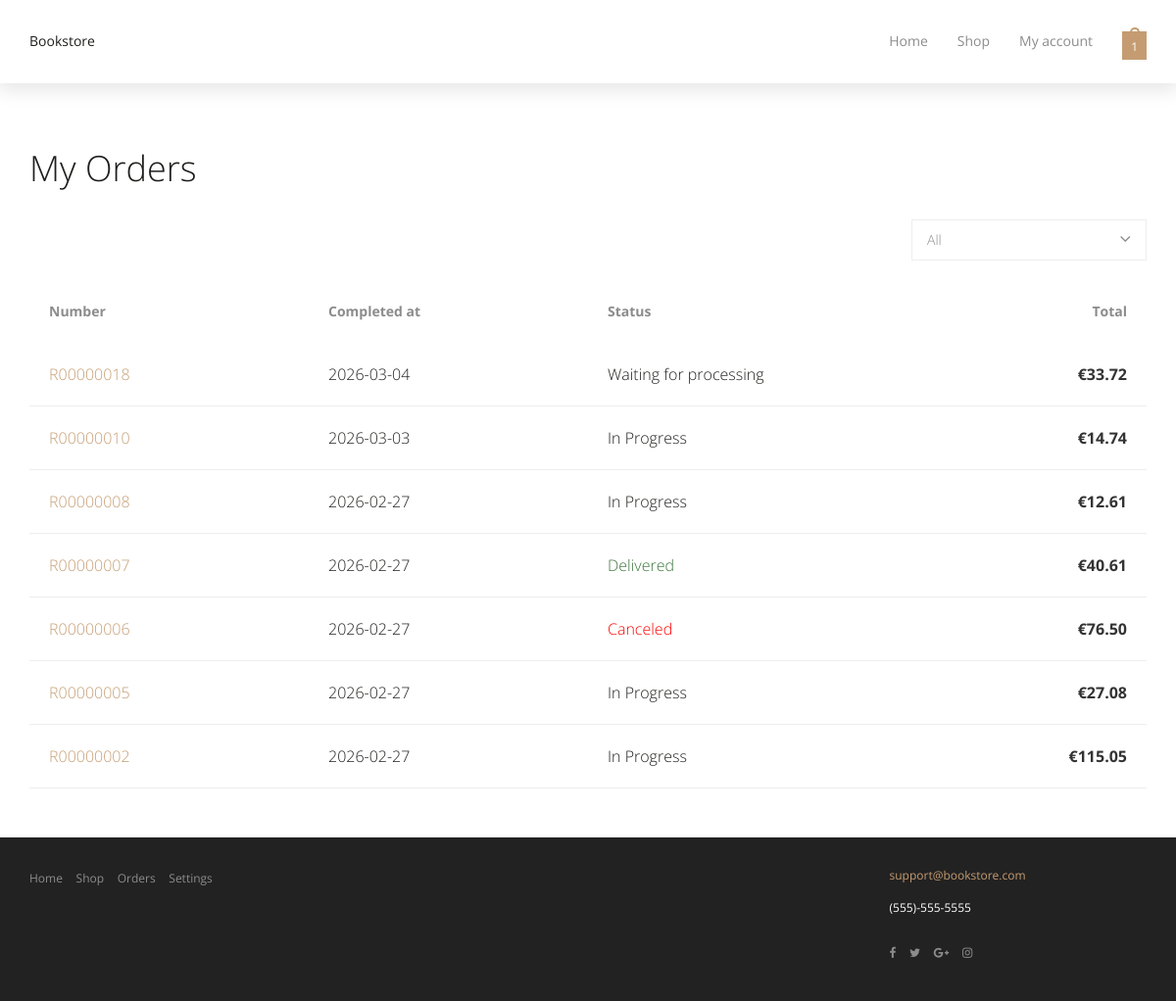
Screenshot of /orders/ (signed in) with the database file from the repository.
### shop/models.py (models this page shows, shortened)
class Order(models.Model):
    class Status(models.TextChoices):
        CART        = 'cart',        'Cart'
        IN_PROGRESS = 'in_progress', 'In Progress'
        WAITING     = 'waiting',     'Waiting for processing'
        IN_DELIVERY = 'in_delivery', 'In Delivery'
        DELIVERED   = 'delivered',   'Delivered'
        CANCELED    = 'canceled',    'Canceled'
    user = models.ForeignKey(settings.AUTH_USER_MODEL, on_delete=models.PROTECT, related_name='orders')
    status = models.CharField(max_length=20, choices=Status.choices, default=Status.CART)
    shipping_method = models.ForeignKey(
        ShippingMethod, on_delete=models.SET_NULL, null=True, blank=True, related_name="orders"
    )
    shipping_price = models.DecimalField(
        max_digits=10, decimal_places=2, validators=[MinValueValidator(0)],
        null=True, blank=True
    )
    coupon = models.ForeignKey(Coupon, null=True, blank=True, on_delete=models.SET_NULL,related_name="orders")
    discount_amount = models.DecimalField(
        max_digits=12, decimal_places=2,
        null=True, blank=True,
        default=0,
    )
    created_at = models.DateTimeField(auto_now_add=True)
    updated_at = models.DateTimeField(auto_now=True)
    ordered_at = models.DateTimeField(null=True, blank=True)
    total_amount = models.DecimalField(max_digits=12, decimal_places=2, validators=[MinValueValidator(0)], null=True, blank=True,)

### shop/views.py (the view)
# urls.py: path("orders/", views.view_orders, name="view_orders"),
@login_required
def view_orders(request):
    orders = (
        Order.objects
        .filter(user=request.user)
        .exclude(status=Order.Status.CART)
        .prefetch_related("items__book")
        .order_by("-ordered_at", "-created_at")
    )
    status_map = dict(Order.Status.choices)
    selected_status = request.GET.get("status", "").strip()
    if selected_status and selected_status in status_map:
        orders = orders.filter(status=selected_status)
    return render(request, "order/view_orders.html", {
        "orders": orders,
        "status_map": status_map,
        "selected_status": selected_status,
        "statuses": Order.Status.choices,
    })

### shop/context_processors.py (called while the page is built)
def categories(request):
    return {
        "menu_categories": Category.objects.order_by("name")
    }

def cart_quantity(request):
    if request.user.is_authenticated:
        cart = Order.objects.filter(
            user=request.user,
            status=Order.Status.CART
        ).first()
        if not cart:
            return {"cart_quantity": 0}
        total_qty = cart.items.aggregate(
            total=Sum("quantity")
        )["total"] or 0
        return {"cart_quantity": total_qty}
    cart = request.session.get("cart", {})
    return {
        "cart_quantity": sum(item["quantity"] for item in cart.values())
    }

### shop/templates/order/view_orders.html (shortened to what this page needs)
{% extends "base.html" %}
{% block content %}
<h1 class="mt-0 mb-25">My Orders</h1>
<div class="dropdowns dropdown general-order-dropdown">
    <a href="#" data-toggle="dropdown" role="button" aria-haspopup="true" aria-expanded="false"
        class="dropdown-toggle lead small">
        {% if selected_status %}
            {% for value,label in statuses %}
                {% if value == selected_status %}
                    {{ label }}
                {% endif %}
            {% endfor %}
        {% else %}
            All
        {% endif %}
        <i class="fa fa-angle-down dropdown-icon pull-right"></i></a>
</div>
<div class="hidden-xs mb-res-50">
    <table class="table table-hover">
        <thead>
            <tr>
                <th>
                    <span class="in-grey-600">Number</span>
                </th>
                <th>
                    <span class="in-grey-600">Completed at</span>
                </th>
                <th>
                    <span class="in-grey-600">Status</span>
                </th>
                <th>
                    <span class="in-grey-600">Total</span>
                </th>
            </tr>
        </thead>
        <tbody>
            {% for order in orders %}
            <tr class="clickable-row"
            data-href="{% url 'view_order_details' order.id %}">
                <td>
                    <span class="general-order-number">R{{ order.id|stringformat:"08d" }}</span>
                </td>
                <td>
                    <span class="in-grey-900 font-16 fw-300">{{ order.ordered_at|date:"Y-m-d" }}</span>
                </td>
                <td>
                    <span class="font-16 fw-300
                    {% if order.status == 'delivered' %}
                        text-success
                    {% elif order.status == 'canceled' %}
                        text-danger
                    {% else %}
                        in-grey-900
                    {% endif %}
                    ">{{ order.get_status_display }}</span>
                </td>
                <td>
                    <strong class="font-16">€{{ order.total_amount }}</strong>
                </td>
            </tr>
            {% empty %}
            <tr>
                <td colspan="4">
                    <p class="mb-0">No orders yet.</p>
                </td>
            </tr>
        {% endfor %}
    </table>
</div>
{% endblock %}

### rows the page displays
Order: id "00000018", ordered_at "2026-03-04", status "Waiting for processing", total_amount "33.72"
Order: id "00000010", ordered_at "2026-03-03", status "In Progress", total_amount "14.74"
Order: id "00000008", ordered_at "2026-02-27", status "In Progress", total_amount "12.61"
Order: id "00000007", ordered_at "2026-02-27", status "Delivered", total_amount "40.61"
Order: id "00000006", ordered_at "2026-02-27", status "Canceled", total_amount "76.50"
Order: id "00000005", ordered_at "2026-02-27", status "In Progress", total_amount "27.08"
Order: id "00000002", ordered_at "2026-02-27", status "In Progress", total_amount "115.05"
